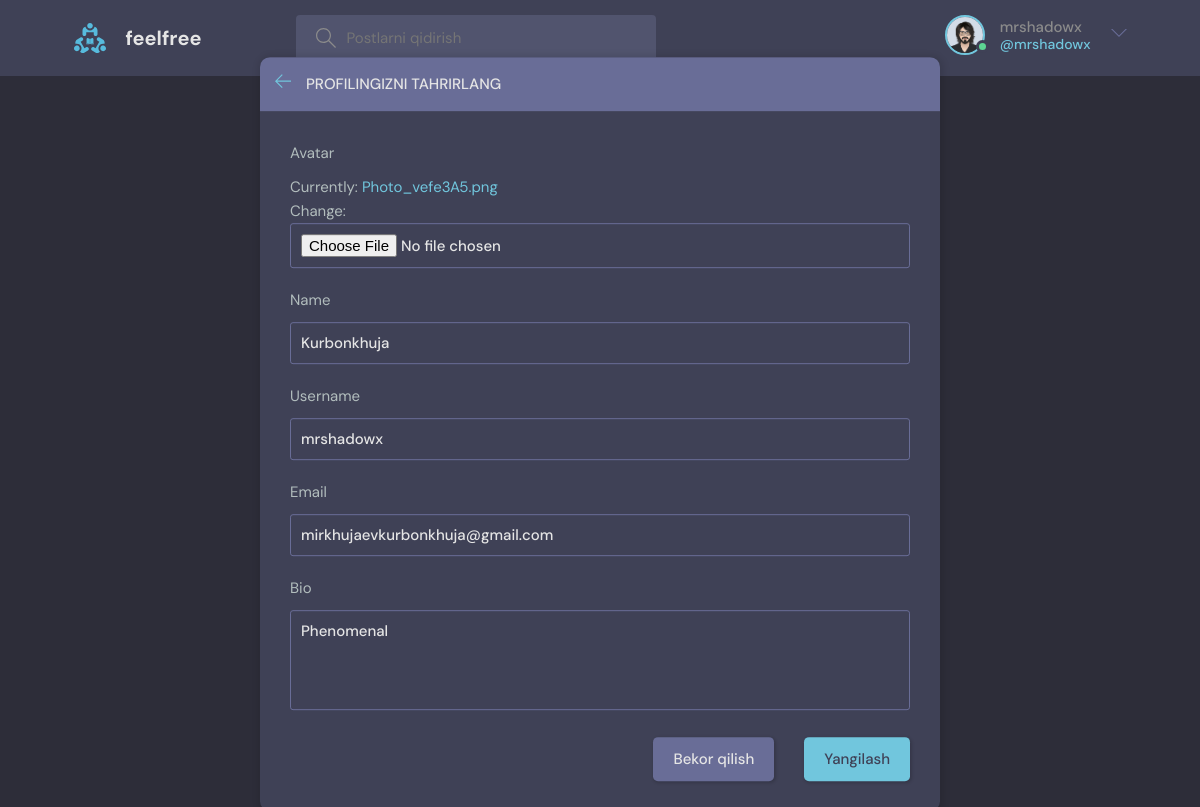
The page /update-user/ (signed in) on the database its author committed.
### base/models.py (models this page shows)
class User(AbstractUser):
    name = models.CharField(max_length=200, null=True)
    email = models.EmailField(unique=True, null=True)
    bio = models.TextField(null=True)
    avatar = models.ImageField(null=True, default="avatar.svg")
    USERNAME_FIELD = 'email'
    REQUIRED_FIELDS = []

### base/views.py (the view)
# urls.py: path('update-user/', views.updateUser, name="update-user"),
@login_required(login_url='login')
def updateUser(request):
    user = request.user
    form = UserForm(instance=user)
    if request.method == 'POST':
        form = UserForm(request.POST, request.FILES, instance=user)
        if form.is_valid():
            form.save()
            return redirect('user-profile', pk=user.id)
    return render(request, 'base/update-user.html', {'form': form})

### base/forms.py
class UserForm(ModelForm):
    class Meta:
        model = User
        fields = ['avatar', 'name', 'username', 'email', 'bio']

### base/templates/base/update-user.html (shortened to what this page needs)
{% extends 'main.html' %}
{% block content %}
<main class="update-account layout">
  <div class="container">
    <div class="layout__box">
      <div class="layout__boxHeader">
        <div class="layout__boxTitle">
          <a href="{% url 'home' %}">
            <svg version="1.1" xmlns="http://www.w3.org/2000/svg" width="32" height="32" viewBox="0 0 32 32">
              <title>arrow-left</title>
              <path
                d="M13.723 2.286l-13.723 13.714 13.719 13.714 1.616-1.611-10.96-10.96h27.625v-2.286h-27.625l10.965-10.965-1.616-1.607z">
              </path>
            </svg>
          </a>
          <h3>Profilingizni tahrirlang</h3>
        </div>
      </div>
      <div class="layout__body">
        <form class="form" action="" method="POST" enctype="multipart/form-data">
          {% for field in form %}
          <div class="form__group">
            <label for="profile_pic">{{field.label}}</label>
            {{field}}
          </div>
          {% endfor %}
          <div class="form__action">
            <a class="btn btn--dark" href="index.html">Bekor qilish</a>
            <button class="btn btn--main" type="submit">Yangilash</button>
          </div>
        </form>
      </div>
    </div>
  </div>
</main>
{% endblock content %}

### templates/navbar.html (shortened to what this page needs)
{% load static %}
<header class="header header--loggedIn">
    <div class="container">
        <a href="{% url 'home' %}" class="header__logo">
            <img src="{% static 'images/logo.svg' %}" />
            <h1>feelfree</h1>
        </a>
        <form class="header__search" method="GET" action="{% url 'home' %}">
            <label>
                <input name="q" placeholder="Postlarni qidirish" />
            </label>
        </form>
        <nav class="header__menu">
            {% if request.user.is_authenticated %}
            <div class="header__user">
                <a href="{% url 'update-user' %}">
                    <div class="avatar avatar--medium active">
                        <img src="{{request.user.avatar.url}}" />
                    </div>
                    <p>{{request.user.username}} <span>@{{request.user.username}}</span></p>
                </a>
                <button class="dropdown-button">
                    <svg version="1.1" xmlns="http://www.w3.org/2000/svg" width="32" height="32" viewBox="0 0 32 32">
                        <title>batafsil</title>
                        <path d="M16 21l-13-13h-3l16 16 16-16h-3l-13 13z"></path>
                    </svg>
                </button>
            </div>
            {% else %}
            <a href="{% url 'login' %}">
                <img src="{% static 'images/avatar.svg' %}" />
                <p>Kirish</p>
            </a>
            {% endif %}
        </nav>
    </div>
</header>

### rows shown on the page
User: user.avatar (picture), user.username "mrshadowx", form "Kurbonkhuja" "mrshadowx" "mirkhujaevkurbonkhuja@gmail.com" "Phenomenal"

### other values the page prints
{{ field.label }} "Avatar" "Name" "Username" "Email" "Bio"
